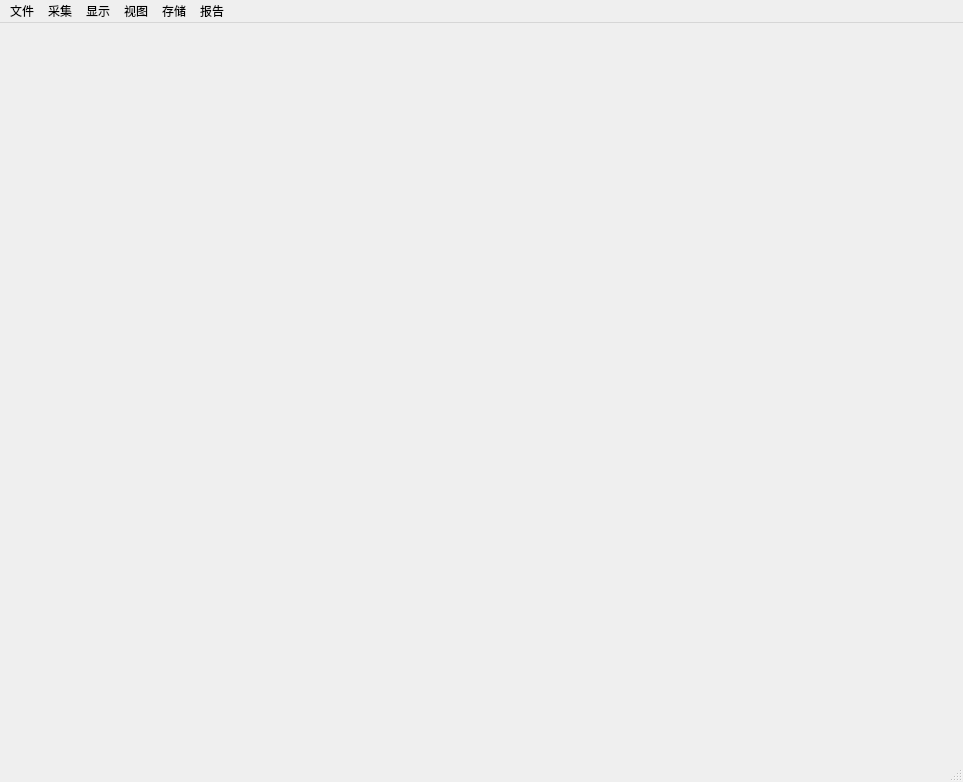
<?xml version="1.0" encoding="UTF-8"?>
<ui version="4.0">
 <class>MainWindow</class>
 <widget class="QMainWindow" name="MainWindow">
  <property name="geometry">
   <rect>
    <x>0</x>
    <y>0</y>
    <width>963</width>
    <height>782</height>
   </rect>
  </property>
  <property name="windowTitle">
   <string>MainWindow</string>
  </property>
  <widget class="QWidget" name="centralwidget">
   <layout class="QVBoxLayout" name="verticalLayout">
    <item>
     <spacer name="verticalSpacer">
      <property name="orientation">
       <enum>Qt::Vertical</enum>
      </property>
      <property name="sizeHint" stdset="0">
       <size>
        <width>20</width>
        <height>40</height>
       </size>
      </property>
     </spacer>
    </item>
    <item>
     <widget class="QWidget" name="widget" native="true">
      <property name="sizePolicy">
       <sizepolicy hsizetype="Expanding" vsizetype="Fixed">
        <horstretch>0</horstretch>
        <verstretch>50</verstretch>
       </sizepolicy>
      </property>
      <property name="maximumSize">
       <size>
        <width>16777215</width>
        <height>50</height>
       </size>
      </property>
     </widget>
    </item>
   </layout>
  </widget>
  <widget class="QMenuBar" name="menuBar">
   <property name="geometry">
    <rect>
     <x>0</x>
     <y>0</y>
     <width>963</width>
     <height>18</height>
    </rect>
   </property>
   <widget class="QMenu" name="menu">
    <property name="title">
     <string>采集</string>
    </property>
    <addaction name="actionconfig"/>
   </widget>
   <widget class="QMenu" name="menu_2">
    <property name="title">
     <string>显示</string>
    </property>
   </widget>
   <widget class="QMenu" name="viewMenu">
    <property name="title">
     <string>视图</string>
    </property>
   </widget>
   <widget class="QMenu" name="menu_4">
    <property name="title">
     <string>存储</string>
    </property>
    <addaction name="saveDataConfig"/>
   </widget>
   <widget class="QMenu" name="menu_3">
    <property name="title">
     <string>文件</string>
    </property>
    <addaction name="openPrjtaction"/>
    <addaction name="action"/>
   </widget>
   <widget class="QMenu" name="menu_5">
    <property name="title">
     <string>报告</string>
    </property>
    <addaction name="action_noReport"/>
    <addaction name="action_staticReport"/>
    <addaction name="action_DReport"/>
   </widget>
   <addaction name="menu_3"/>
   <addaction name="menu"/>
   <addaction name="menu_2"/>
   <addaction name="viewMenu"/>
   <addaction name="menu_4"/>
   <addaction name="menu_5"/>
  </widget>
  <widget class="QStatusBar" name="statusBar"/>
  <action name="actionconfig">
   <property name="text">
    <string>config</string>
   </property>
   <property name="toolTip">
    <string>config</string>
   </property>
  </action>
  <action name="openPrjtaction">
   <property name="text">
    <string>打开</string>
   </property>
  </action>
  <action name="action">
   <property name="text">
    <string>另存为</string>
   </property>
  </action>
  <action name="saveDataConfig">
   <property name="text">
    <string>存储设置</string>
   </property>
  </action>
  <action name="action_2">
   <property name="text">
    <string>全色辅助数据</string>
   </property>
  </action>
  <action name="action_3">
   <property name="text">
    <string>多光谱辅助数据</string>
   </property>
  </action>
  <action name="action_noReport">
   <property name="checkable">
    <bool>true</bool>
   </property>
   <property name="checked">
    <bool>true</bool>
   </property>
   <property name="text">
    <string>不生成报告</string>
   </property>
  </action>
  <action name="action_staticReport">
   <property name="text">
    <string>静态报告</string>
   </property>
  </action>
  <action name="action_DReport">
   <property name="text">
    <string>动态报告</string>
   </property>
  </action>
 </widget>
 <resources>
  <include location="../Resource.qrc"/>
 </resources>
 <connections/>
</ui>
